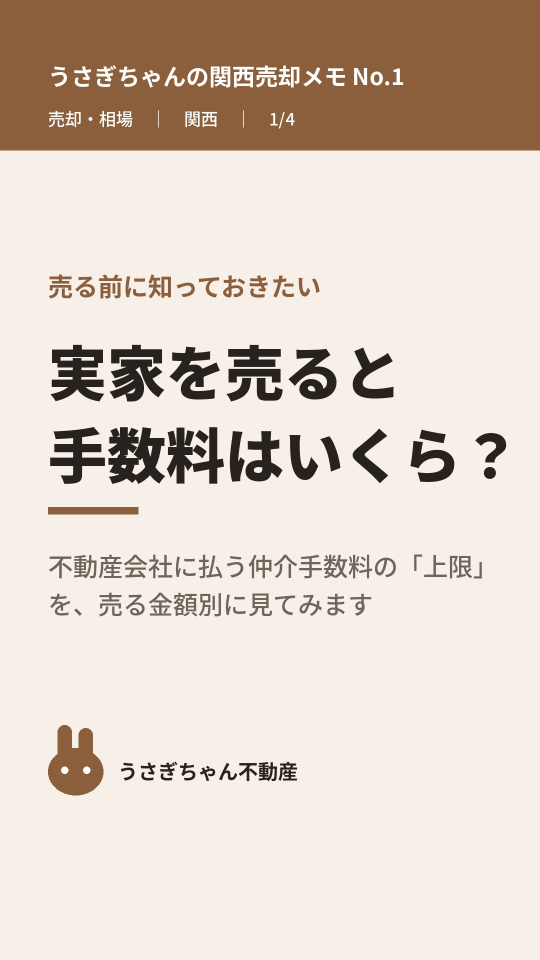
#> input picture media/2026-10-08/sample-chukai-tesuryo-1-1.jpg, 1080 x 1920 px (shown at 1/2 size)
$ python gap.py ../../../media/2026-10-08/sample-chukai-tesuryo-1-1.jpg ../../../media/2026-10-08/sample-chukai-tesuryo-1-2.jpg 5
#> lines starting #> are read from the running program, lines starting #| are printed output that depends on the picture; after the words box and inside, x2 and y2 are one past the last pixel; in counts of white or black regions, pixels touching at a corner belong together
from PIL import Image, ImageFilter, ImageDraw
import numpy as np, sys
from scipy import ndimage as nd
src,dst=sys.argv[1:3]; K=int(sys.argv[3]) if len(sys.argv)>3 else 5
im=Image.open(src).convert('RGBA'); im=im if __import__("os").environ.get("NORESIZE") else im.resize((im.width*2,im.height*2),Image.LANCZOS)
W,H=im.size; A=np.array(im).astype(float); a=A[...,3]
S=W/720
poly=[(200,420),(250,320),(330,288),(420,298),(470,336),(540,336),(585,400),(625,470),(645,525),(625,605),(565,665),(470,650),(400,630),(300,625),(225,610),(195,520)]
pm=Image.new('L',(W,H),0);ImageDraw.Draw(pm).polygon([(x*S,y*S) for x,y in poly],fill=255);P=np.array(pm)>0
#> after `ImageDraw.Draw(pm).polygon([(x * S, y * S) for x, y in poly], fill=255`:
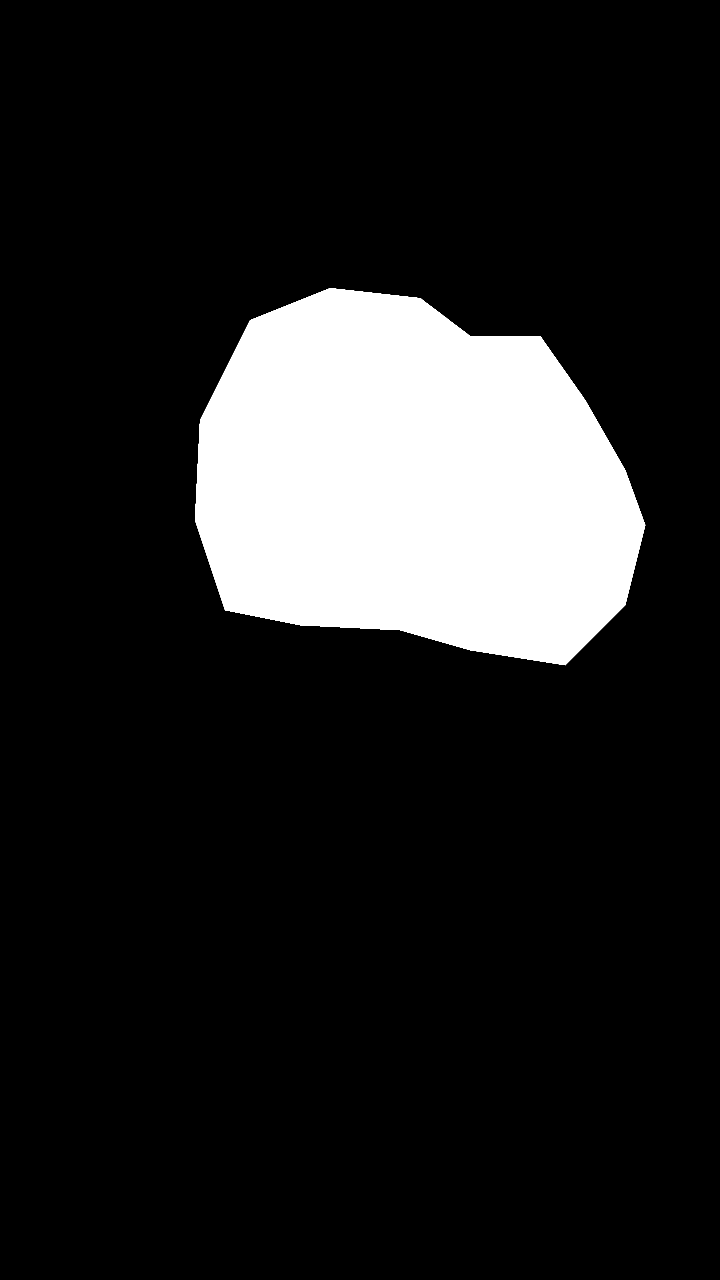
#> pm: PIL image 2160x3840 L (shown at 1/3 size); 13.9% white; 1 white region, box (x1, y1, x2, y2) and area: (585, 864, 1936, 1996) 1151779
tr=a<60
op=a>=60
#> op: shape (3840, 2160) bool; every value is 1
r,g,b=A[...,0],A[...,1],A[...,2];mx=np.maximum(np.maximum(r,g),b);mn=np.minimum(np.minimum(r,g),b);dd=mx-mn+1e-9
hue=np.where(mx==r,((g-b)/dd)%6,np.where(mx==g,(b-r)/dd+2,(r-g)/dd+4))*60;sat=(mx-mn)/np.maximum(mx,1)
#> after `sat = (mx - mn) / np.maximum(mx, 1)`:
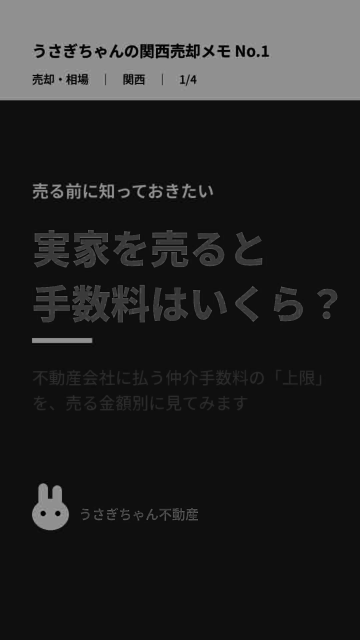
#> sat: shape (3840, 2160) float64 (shown at 1/6 size); min 0, max 1, mean 0.15
frame=(hue>=26)&(hue<=55)&(sat>0.22)&op
#> frame: shape (3840, 2160) bool; 18% white; 962 white regions (741 under 20 px), largest, box (x1, y1, x2, y2) and area: (0, 0, 2160, 587) 1171018, (192, 2900, 414, 3182) 36346, (433, 1710, 659, 1935) 24686
frame=nd.binary_dilation(frame,iterations=1)
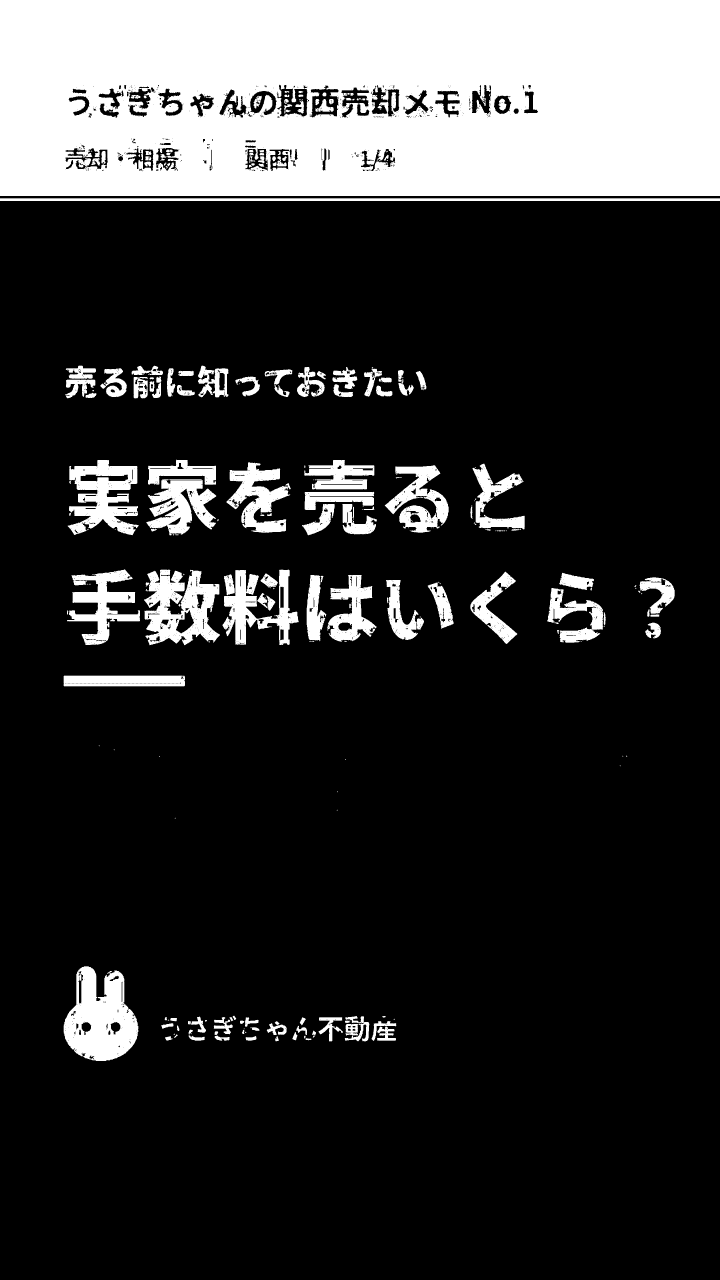
#> frame: shape (3840, 2160) bool (shown at 1/3 size); 19.3% white; 256 white regions (87 under 20 px), largest, box (x1, y1, x2, y2) and area: (0, 0, 2160, 588) 1201020, (191, 2899, 415, 3183) 40914, (432, 1709, 660, 1936) 31065
#op=op&~frame
closed=nd.binary_dilation(op,iterations=K//2)
lab,n=nd.label(~closed);ext=np.zeros_like(tr)
#> after `lab, n = nd.label(~closed)`: n = 0
seeds={lab[int(y*S),int(x*S)] for x,y in [(120,450),(150,560),(600,350),(300,250),(560,300),(250,660)]}
#> seeds = 1 item
for v in set(lab[0,:])|set(lab[-1,:])|set(lab[:,0])|set(lab[:,-1])|seeds:
    if v: ext|=lab==v
#> this loop made 1 pass
ext=nd.binary_dilation(ext,iterations=K//2+1)
face=nd.binary_opening(tr,iterations=7)
face=nd.binary_dilation(face&~ext,iterations=3)
gap=tr&~ext&P&~face
lab2,n2=nd.label(gap);sz=nd.sum(gap,lab2,range(1,n2+1))
#> after `lab2, n2 = nd.label(gap)`: n2 = 0
#> after `sz = nd.sum(gap, lab2, range(1, n2 + 1))`: sz = empty array
for i,s in enumerate(sz):
    if s<3: gap[lab2==i+1]=0
#> this loop made 0 passes
# 顔に接するすき間（おでこ・首）は白にしない＝顔と同じ銀のまま（11/2 オーナー「消して」）
if __import__('os').environ.get('KEEPFACE')!='1':
    TH=float(__import__('os').environ.get('TH','3'))
    near=nd.binary_dilation(face&P&tr,iterations=10)
    dt=nd.distance_transform_edt(gap)
#> dt: shape (3840, 2160) float64; every value is 0
    core=(dt>=TH)&near
    kill=nd.binary_dilation(core,iterations=int(TH)+2)&gap
    gap&=~kill
m=np.array(Image.fromarray((gap*255).astype(np.uint8)).filter(ImageFilter.GaussianBlur(float(__import__("os").environ.get("GB","0.6"))))).astype(float)/255
col=(250,248,246);out=A.copy();na=np.maximum(a,m*255)
for i,c in enumerate(col): out[...,i]=(A[...,i]*a/255*(1-m)+c*m)/np.maximum(na/255,1e-3)
out[...,3]=na
Image.fromarray(out.clip(0,255).astype(np.uint8),'RGBA').save(dst)
dbg=Image.new('RGB',(W,H),(255,0,255));t=Image.open(src).convert('RGBA').resize((W,H),Image.LANCZOS);dbg.paste(t,(0,0),t)
#> after `dbg = Image.new('RGB', (W, H), (255, 0, 255))`:
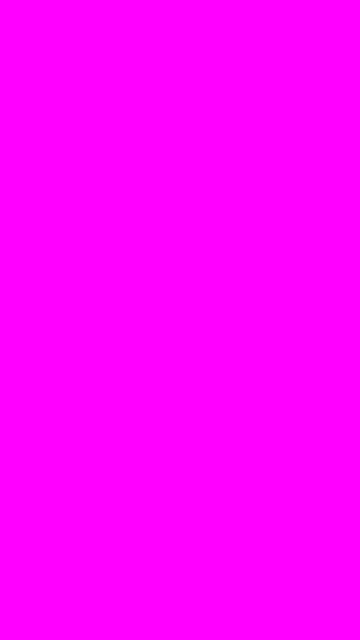
#> dbg: PIL image 2160x3840 RGB (shown at 1/6 size); mean R, G, B 255, 0, 255
d=np.array(dbg);d[gap]=(0,255,255);d[face&P&tr]=(255,255,0);Image.fromarray(d).resize((720,720),Image.NEAREST).save('dbg.png')
#> after `d = np.array(dbg)`:
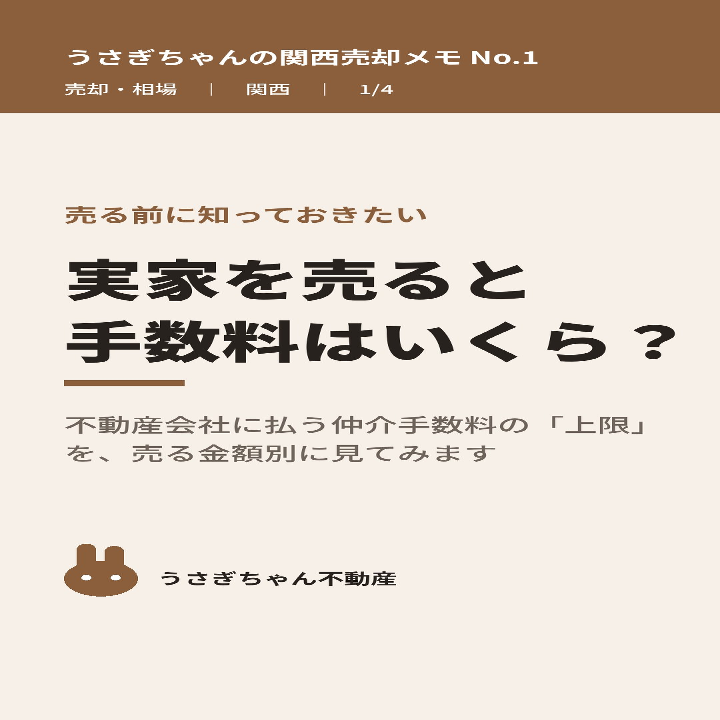
#> saved as dbg.png: PIL image 720x720 RGB; mean R, G, B 219.8, 207, 194.9
print(gap.sum())
#| 0

$ run again, on media/2026-10-08/sample-chukai-tesuryo-1-3.jpg
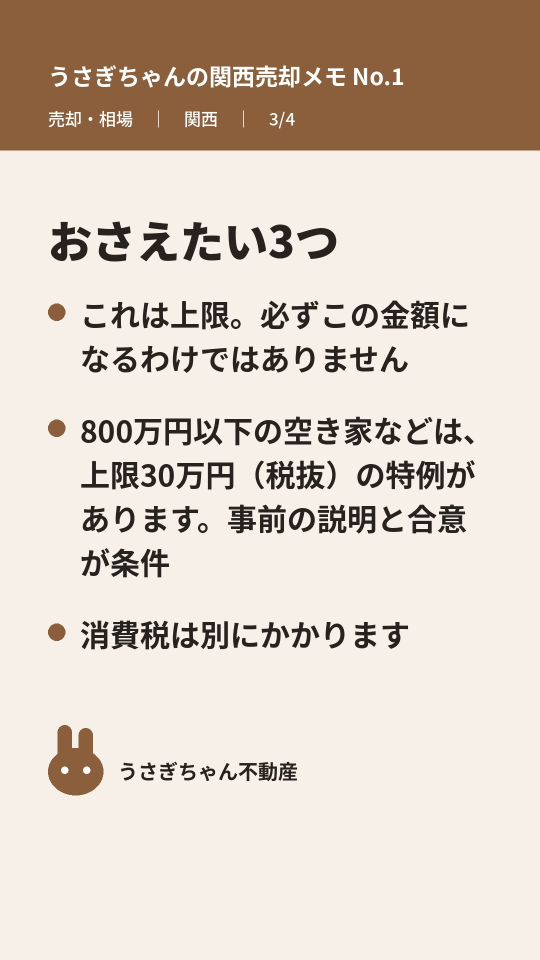
#> input picture media/2026-10-08/sample-chukai-tesuryo-1-3.jpg, 1080 x 1920 px (shown at 1/2 size)
#> im: PIL image 2160x3840 RGBA
#> a: shape (3840, 2160) float64; every value is 255
#> pm: PIL image 2160x3840 L; every value is 0
#> pm: PIL image 2160x3840 L; 13.9% white; 1 white region, box (x1, y1, x2, y2) and area: (585, 864, 1936, 1996) 1151779
#> op: shape (3840, 2160) bool; every value is 1
#> `frame=nd.binary_dilation(frame,iterations=1)`:
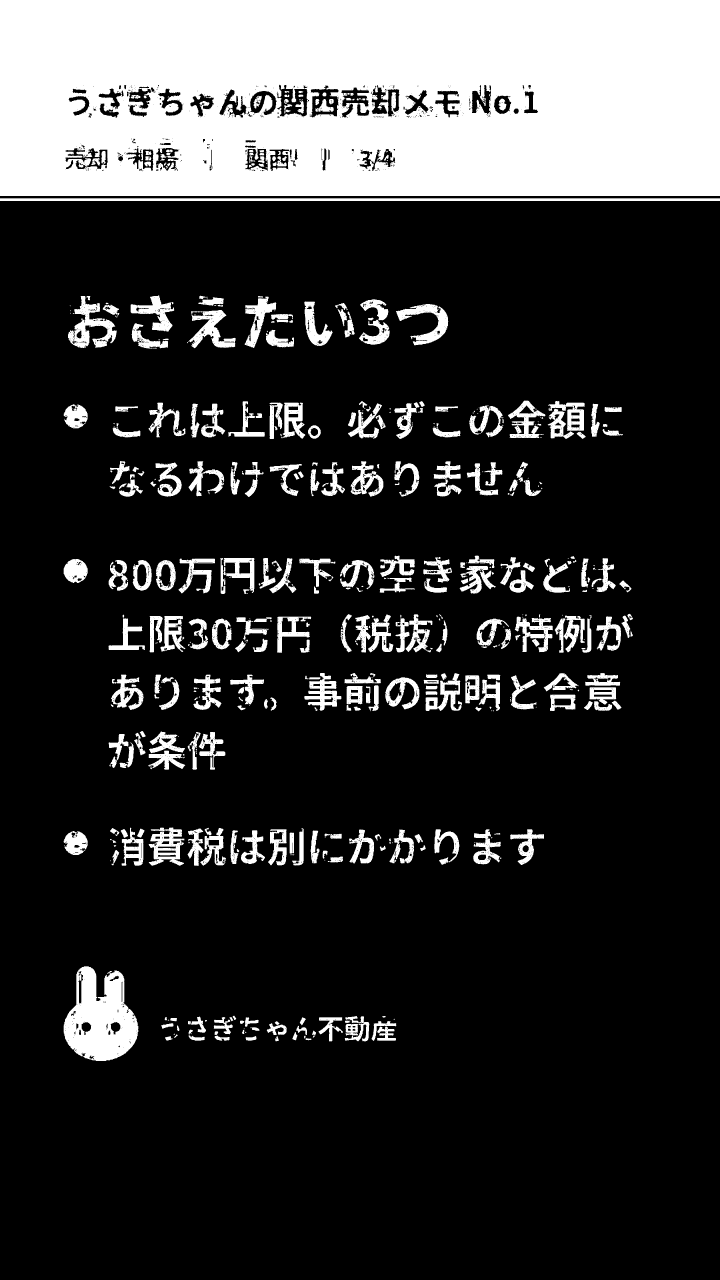
#> frame: shape (3840, 2160) bool (shown at 1/3 size); 20% white; 537 white regions (162 under 20 px), largest, box (x1, y1, x2, y2) and area: (0, 0, 2160, 588) 1200807, (191, 2899, 415, 3183) 40914, (0, 595, 2160, 603) 17280
#> lab: shape (3840, 2160) int32; every value is 0
#> n = 0
#> seeds = 1 item
#> the loop `for v in set(lab[0,:])|set(lab[-1,:])|set(lab[:,0])|set(lab[:,-1])|see..` made 1 pass
#> n2 = 0
#> sz = empty array
#> dt: shape (3840, 2160) float64; every value is 0
#> `d = np.array(dbg)`:
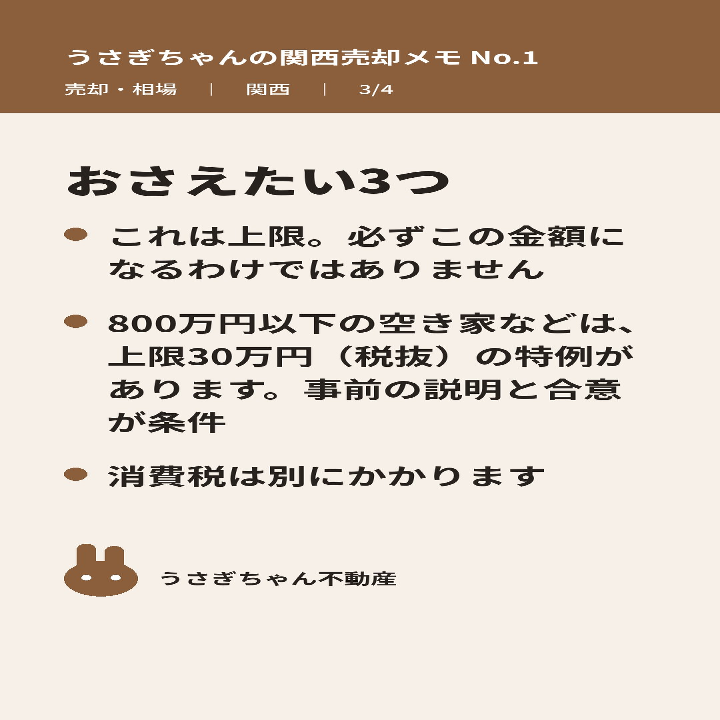
#> saved as dbg.png: PIL image 720x720 RGB; mean R, G, B 218.3, 205.7, 193.8
#| 0

$ run again, on media/2026-10-08/sample-chukai-tesuryo-1-4.jpg
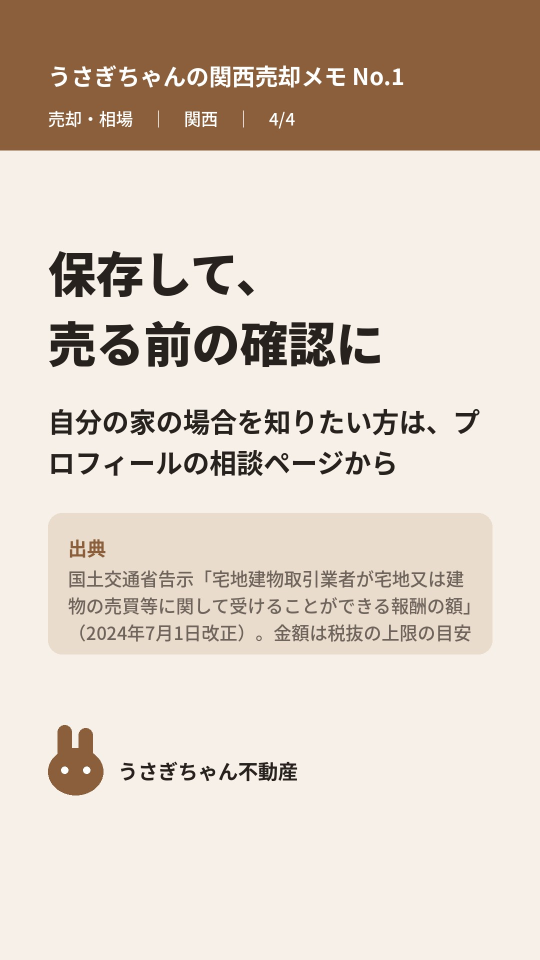
#> input picture media/2026-10-08/sample-chukai-tesuryo-1-4.jpg, 1080 x 1920 px (shown at 1/2 size)
#> im: PIL image 2160x3840 RGBA
#> a: shape (3840, 2160) float64; every value is 255
#> pm: PIL image 2160x3840 L; every value is 0
#> pm: PIL image 2160x3840 L; 13.9% white; 1 white region, box (x1, y1, x2, y2) and area: (585, 864, 1936, 1996) 1151779
#> op: shape (3840, 2160) bool; every value is 1
#> `frame=nd.binary_dilation(frame,iterations=1)`:
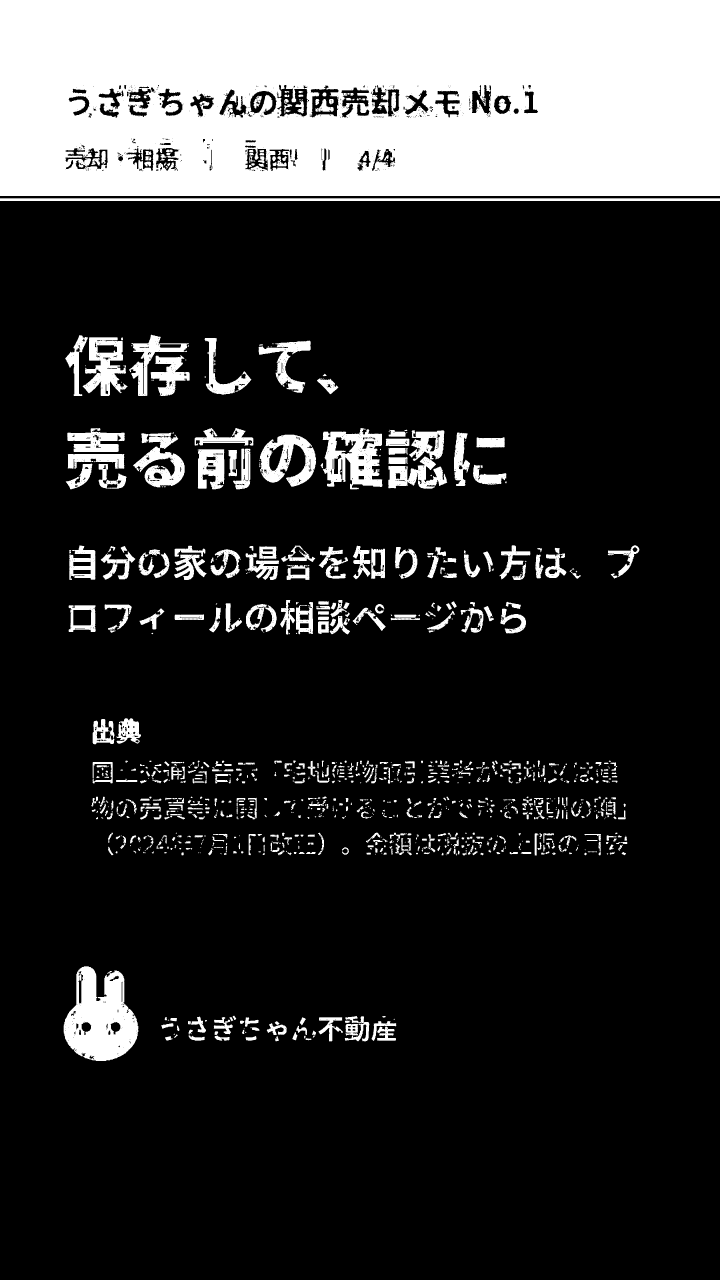
#> frame: shape (3840, 2160) bool (shown at 1/3 size); 19% white; 1117 white regions (307 under 20 px), largest, box (x1, y1, x2, y2) and area: (0, 0, 2160, 588) 1200726, (191, 2899, 415, 3183) 40914, (968, 1284, 1147, 1468) 19646
#> lab: shape (3840, 2160) int32; every value is 0
#> n = 0
#> seeds = 1 item
#> the loop `for v in set(lab[0,:])|set(lab[-1,:])|set(lab[:,0])|set(lab[:,-1])|see..` made 1 pass
#> n2 = 0
#> sz = empty array
#> dt: shape (3840, 2160) float64; every value is 0
#> `d = np.array(dbg)`:
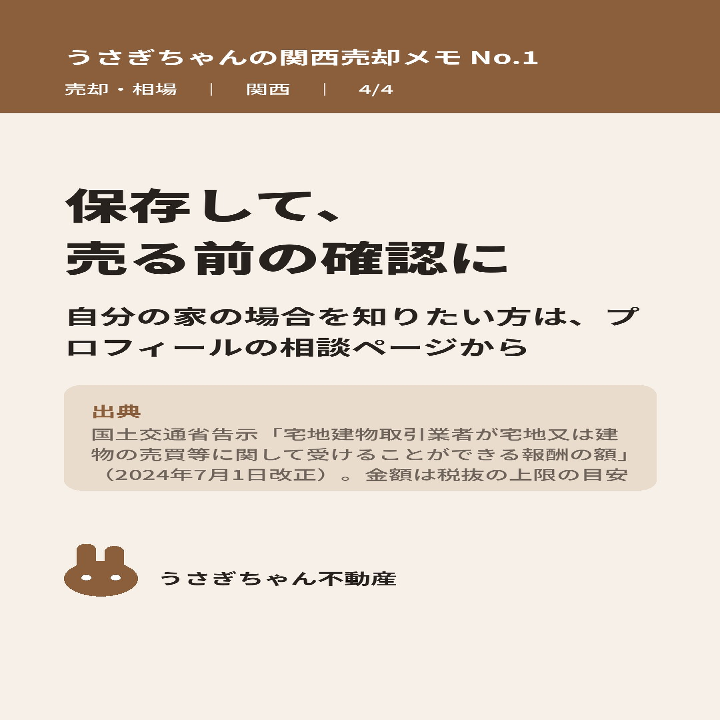
#> saved as dbg.png: PIL image 720x720 RGB; mean R, G, B 219.2, 205.9, 193.1
#| 0
